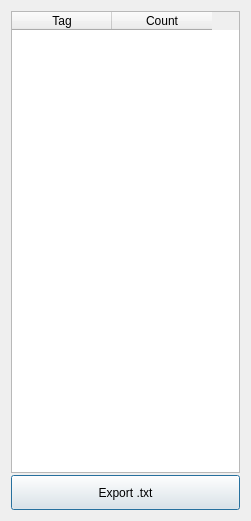
<?xml version="1.0" encoding="UTF-8"?>
<ui version="4.0">
 <class>Dialog</class>
 <widget class="QDialog" name="Dialog">
  <property name="geometry">
   <rect>
    <x>0</x>
    <y>0</y>
    <width>251</width>
    <height>521</height>
   </rect>
  </property>
  <property name="minimumSize">
   <size>
    <width>251</width>
    <height>521</height>
   </size>
  </property>
  <property name="maximumSize">
   <size>
    <width>251</width>
    <height>521</height>
   </size>
  </property>
  <property name="windowTitle">
   <string>Booru Tagger - Tags</string>
  </property>
  <property name="windowIcon">
   <iconset>
    <normaloff>../assets/icon.png</normaloff>../assets/icon.png</iconset>
  </property>
  <layout class="QGridLayout" name="gridLayout">
   <item row="0" column="0">
    <widget class="QTableWidget" name="tags_table">
     <property name="minimumSize">
      <size>
       <width>217</width>
       <height>462</height>
      </size>
     </property>
     <property name="maximumSize">
      <size>
       <width>2170</width>
       <height>4620</height>
      </size>
     </property>
     <property name="cornerButtonEnabled">
      <bool>false</bool>
     </property>
     <property name="rowCount">
      <number>0</number>
     </property>
     <property name="columnCount">
      <number>2</number>
     </property>
     <attribute name="verticalHeaderVisible">
      <bool>false</bool>
     </attribute>
     <column>
      <property name="text">
       <string>Tag</string>
      </property>
     </column>
     <column>
      <property name="text">
       <string>Count</string>
      </property>
     </column>
    </widget>
   </item>
   <item row="1" column="0">
    <widget class="QPushButton" name="exportButton">
     <property name="minimumSize">
      <size>
       <width>0</width>
       <height>35</height>
      </size>
     </property>
     <property name="text">
      <string>Export .txt</string>
     </property>
    </widget>
   </item>
  </layout>
 </widget>
 <resources/>
 <connections/>
</ui>
